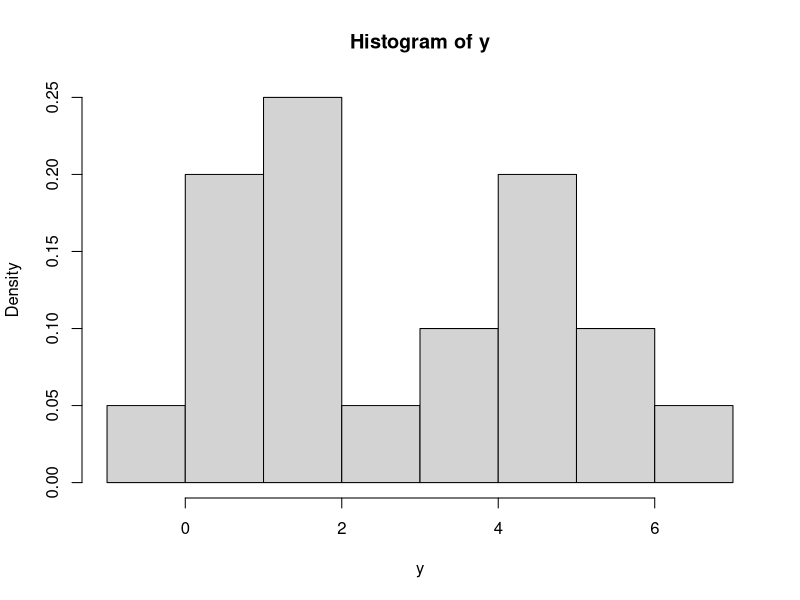
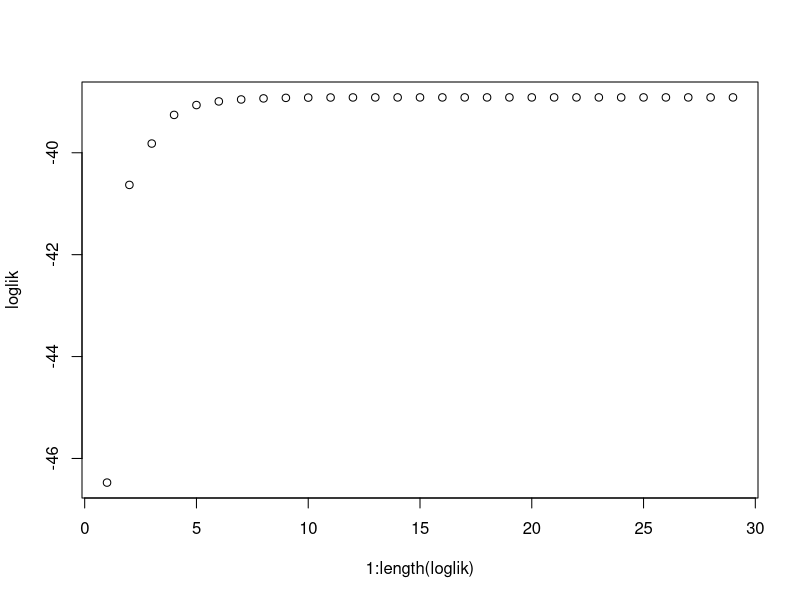
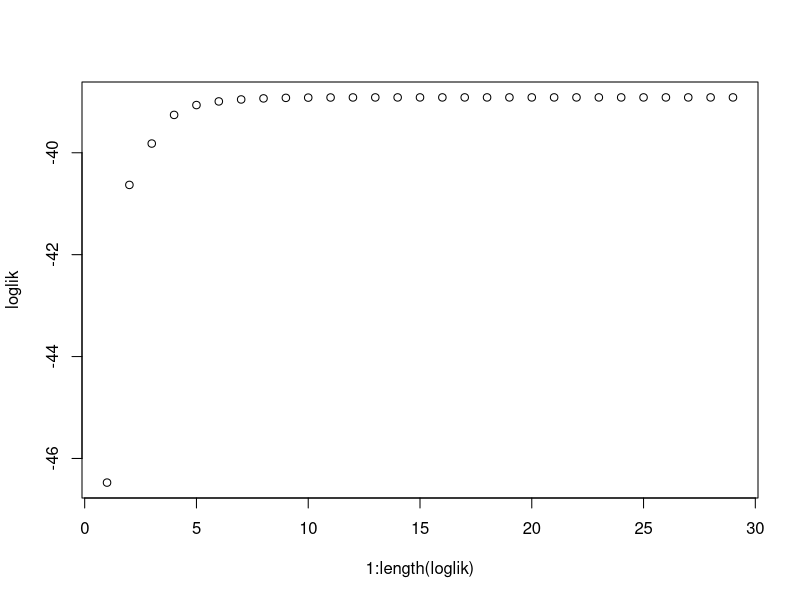
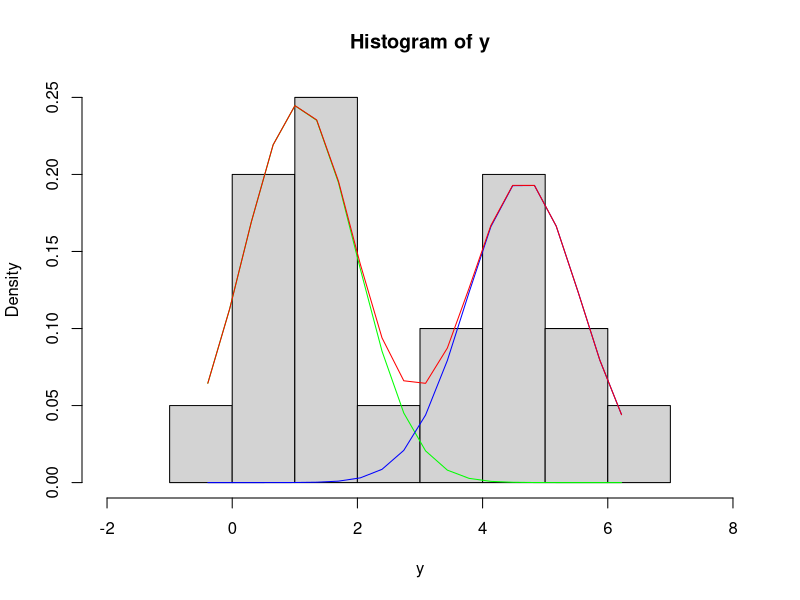
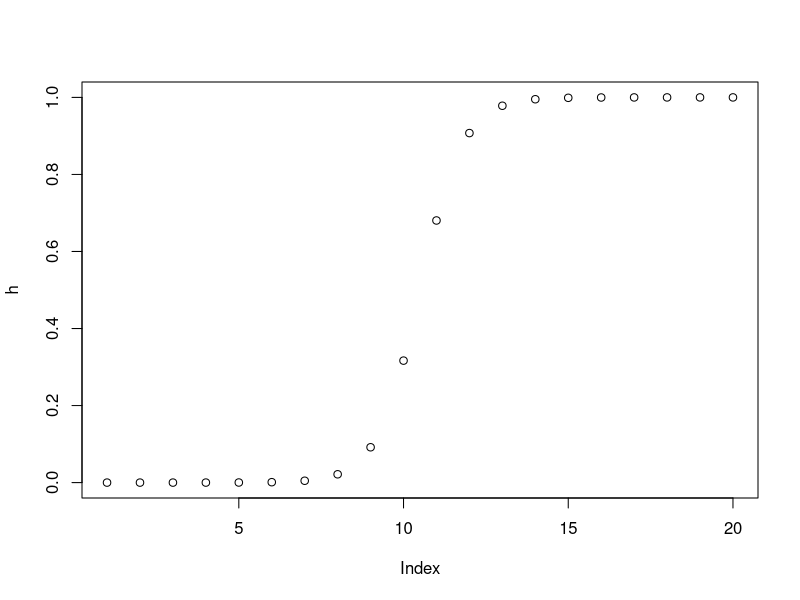
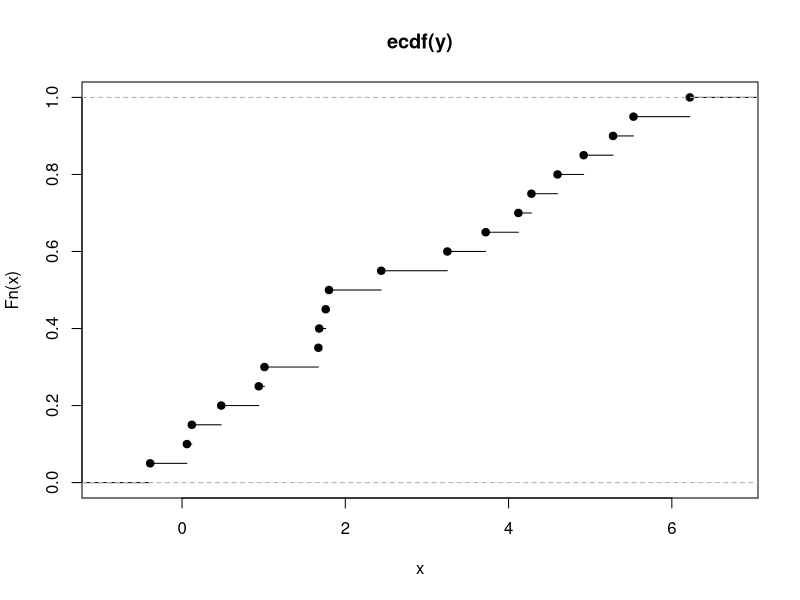

R code for these plots, in order:
# hw4-3 Normal Mixture Model

y <- c(-0.39, 0.12, 0.94, 1.67, 1.76, 2.44, 3.72, 4.28, 4.92, 5.53,0.06, 0.48, 1.01, 1.68, 1.80, 3.25, 4.12, 4.60, 5.28, 6.22)

hist(y, probability=T)


fit.twnorm <- function (y, pars) {
  
  iter <<- 1
  loglik <<- list()
  
  # pi, m1, s1, m2, s2
  var <- mean( (y- mean(y))^2 )
  sd <- sqrt(var)
  n <- length(y)
  
  # initial value
  #th.old <- c(0.5, pars[1], sd, pars[2], sd)
  th.old <<- c(0.5, 1, sd, 6, sd)
  
  for (i in 1:500L) {
    
    # E-step
    p1 <- (1-th.old[1]) * dnorm(y, th.old[2], th.old[3])
    p2 <- th.old[1] * dnorm(y, th.old[4], th.old[5])
    h <<- p2 / (p1 + p2)
    
    # M-step
    u1 <- sum((1-h)*y) / sum(1-h)
    u2 <- sum(h*y) / sum(h)
    
    var1 <- sum( (1-h)*(y-u1)^2 ) / sum(1-h)
    var2 <- sum( h*(y-u2)^2 ) / sum(h)
    
    th.new <- c(mean(h), u1, sqrt(var1), u2, sqrt(var2))
    
    loglik[i] <<- sum(log(p1 + p2))
    
    # Stop condition
    if ( sum( abs(1-th.old/th.new)) < 1e-5 ) {
      th.old <<- th.new
      break
    }

    print (th.new)
    th.old <<- th.new
    iter <<- iter + 1
    
  }
}
  
iter = 0
fit.twnorm(y, c(1, 6))
th.old
loglik[length(loglik)]
plot(1:length(loglik), loglik)
iter

iter = 0
fit.twnorm(y, c(-10, 5))
th.old
loglik[length(loglik)]
plot(1:length(loglik), loglik)
iter

data_x <- seq(min(y), max(y), length=20)
p1 <- (1-th.old[1]) * dnorm(data_x, mean=th.old[2], sd=th.old[3])
p2 <- th.old[1] * dnorm(data_x, mean=th.old[4], sd=th.old[5])
y_ <- p1+p2

hist(y, probability=T, xlim = range(-2, 8))
lines(data_x, p1, col="green")
lines(data_x, p2, col="blue")
lines(data_x, y_, col="red")

# responsibility
h = p2 / (p1+p2)
plot(h)


# empirical cdf
plot(ecdf(y))
